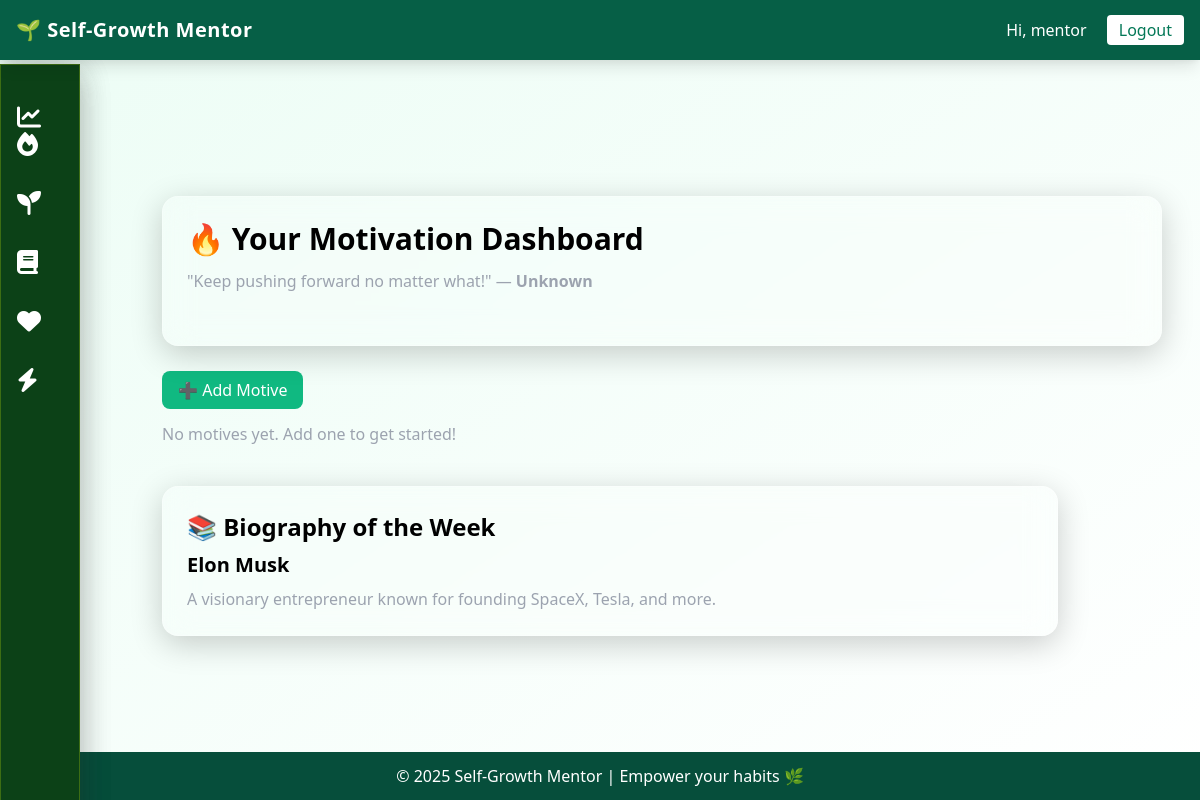
Before: /motivation/ (signed in) with the older database file.
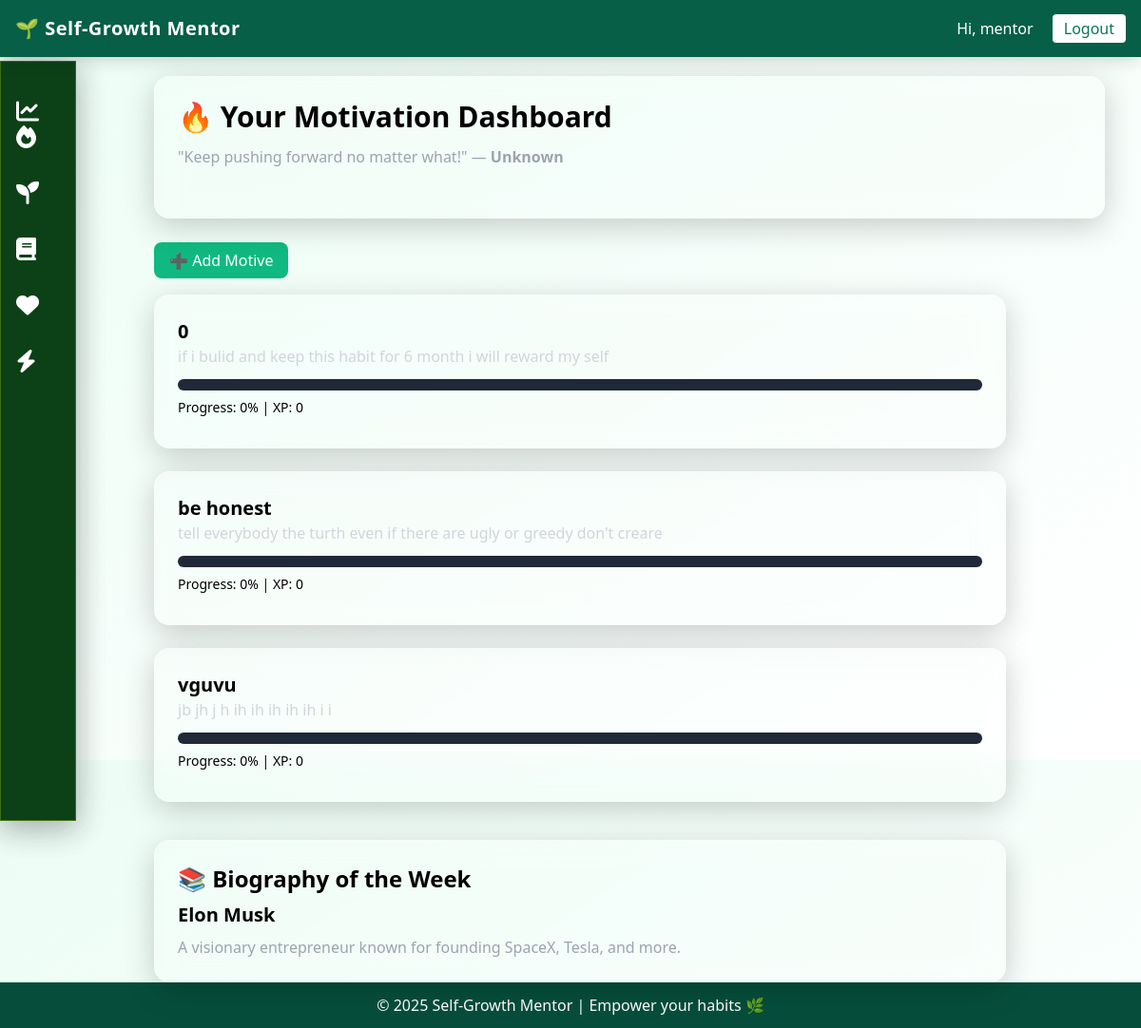
After: the same page with the newer database file.
### motivation/models.py (models this page shows, shortened)
class Motive(models.Model):
    user = models.ForeignKey(User, on_delete=models.CASCADE)
    title = models.CharField(max_length=255)
    description = models.TextField()
    reward = models.CharField(max_length=255, blank=True, null=True)
    start_date = models.DateField(default=date.today)
    end_date = models.DateField()
    progress = models.IntegerField(default=0)
    xp = models.IntegerField(default=0)
    completed = models.BooleanField(default=False)
    created_at = models.DateTimeField(auto_now_add=True)
    def calculate_progress(self):
        total_days = (self.end_date - self.start_date).days
        elapsed_days = (date.today() - self.start_date).days
        if total_days > 0:
            self.progress = min(100, int((elapsed_days / total_days) * 100))
        if self.progress == 100 and not self.completed:
            self.completed = True
            self.xp += 50
        self.save()

### motivation/views.py (the view)
# urls.py: path('', views.motivation_home, name='motivation_home'),
@login_required
def motivation_home(request):
    motives = Motive.objects.filter(user=request.user)
    for motive in motives:
        motive.calculate_progress()
    try:
        quote_data = requests.get("https://zenquotes.io/api/random", timeout=5).json()[0]
        quote = quote_data["q"]
        author = quote_data["a"]
    except Exception as e:
        quote = "Keep pushing forward no matter what!"
        author = "Unknown"
    try:
        bio_data = requests.get("https://en.wikipedia.org/api/rest_v1/page/summary/Elon_Musk", timeout=5).json()
        bio_title = bio_data["title"]
        bio_summary = bio_data["extract"]
        bio_image = bio_data.get("thumbnail", {}).get("source", "")
    except Exception as e:
        bio_title = "Elon Musk"
        bio_summary = "A visionary entrepreneur known for founding SpaceX, Tesla, and more."
        bio_image = ""
    return render(request, "motivation/motivation_home.html", {
        "motives": motives,
        "quote": quote,
        "author": author,
        "bio_title": bio_title,
        "bio_summary": bio_summary,
        "bio_image": bio_image,
    })

### motivation/templates/motivation/motivation_home.html (shortened to what this page needs)
{% extends 'base.html' %}
{% block content %}
<div class="max-w-4xl mx-auto mt-10">
  <aside class="w-20 glass p-4 flex flex-col items-center justify-between fixed top-16 left-0 h-[calc(100%-4rem)]">
      <div class="space-y-8 mt-6">
       <a href="{% url 'habits:dashboard' %}" title="Habit Streaks"></a>
      </div>
    </aside>
  <aside class="w-20 glass p-4 flex flex-col items-center justify-between fixed top-16 left-0 h-[calc(100%-4rem)]">
    <div class="space-y-8 mt-6" id="sidebar-div">
      <a href="{% url 'habits:dashboard' %}" title="Dashboard">
         <i class="fa-solid fa-chart-line sidebar-icon" ></i>
      </a>
      <a href="{% url 'habits:dashboard' %}" title="Habit Streaks">
        <i class="fa-solid fa-fire sidebar-icon"></i>
      </a>
      <i class="fa-solid fa-seedling sidebar-icon" title="Growth Feed"></i>
      <i class="fa-solid fa-book sidebar-icon" title="Journal"></i>
      <i class="fa-solid fa-heart sidebar-icon" title="Motivation Meter"></i>
      <i class="fa-solid fa-bolt sidebar-icon" title="Quick Actions"></i>
    </div>
  </aside>
  <div class="glass4 p-6 rounded-2xl mb-8 w-100">
    <h1 class="text-3xl font-bold mb-3">🔥 Your Motivation Dashboard</h1>
    <p class="text-gray-400">"{{ quote }}" — <strong>{{ author }}</strong></p>
  </div>
  <a href="{% url 'motivation:add_motive' %}" class="bg-green-500 text-white px-4 py-2 rounded-lg hover:bg-green-600">➕ Add Motive</a>
  {% for motive in motives %}
  <div class="glass1 mt-6 p-6 rounded-2xl">
    <h2 class="text-xl font-semibold">{{ motive.title }}</h2>
    <p class="text-gray-300 mb-3">{{ motive.description }}</p>
    <div class="w-full bg-gray-800 rounded-full h-3 mb-2">
    </div>
    <p class="text-sm mb-2">Progress: {{ motive.progress }}% | XP: {{ motive.xp }}</p>
  </div>
  {% empty %}
  <p class="text-gray-400 mt-5">No motives yet. Add one to get started!</p>
  {% endfor %}
  <div class="glass1 mt-10 p-6 rounded-2xl">
    <h2 class="text-2xl font-semibold mb-2">📚 Biography of the Week</h2>
    <h3 class="text-xl font-semibold">{{ bio_title }}</h3>
    <p class="text-gray-400 mt-2">{{ bio_summary }}</p>
  </div>
</div>
{% endblock %}

### accounts/templates/base.html (shortened to what this page needs)
<!DOCTYPE html>
<html lang="en">
<head>
    <link href="https://cdn.jsdelivr.net/npm/tailwindcss@2.2.19/dist/tailwind.min.css" rel="stylesheet">
     <link rel="stylesheet" href="https://cdnjs.cloudflare.com/ajax/libs/font-awesome/6.4.0/css/all.min.css" />
</head>
<body class="bg-gradient-to-br from-green-50 to-cornsilk min-h-screen flex flex-col">
    <nav class="topnav bg-green-800 text-white shadow-lg p-4 flex justify-between items-center fixed top-0 left-0 w-full" id="topnav">
        <a href="/" class="text-xl font-semibold tracking-wide">🌱 Self-Growth Mentor</a>
        <div>
            {% if user.is_authenticated %}
                <span class="mr-4">Hi, {{ user.username }}</span>
                <a href="{% url 'accounts:logout' %}" class="bg-white text-green-700 px-3 py-1 rounded hover:bg-green-100">Logout</a>
            {% else %}
                <a href="{% url 'accounts:login' %}" class="mr-4 hover:underline">Login</a>
                <a href="{% url 'accounts:register' %}" class="bg-white text-green-700 px-3 py-1 rounded hover:bg-green-100">Register</a>
            {% endif %}
        </div>
    </nav>
    <main class="flex-grow flex justify-center items-center p-6" id="main">
        {% block content %}{% endblock %}
    </main>
    <footer class="bg-green-900 text-white text-center py-3">
        <p>© 2025 Self-Growth Mentor | Empower your habits 🌿</p>
    </footer>
</body>
</html>

### accounts/templates/base.html (style rules this page uses)
body { overflow-y: auto; height: 100vh; }
.glass1 { background: rgba(255, 255, 255, 0.15); backdrop-filter: blur(15px); border: 1px solid rgba(255, 255, 255, 0.25); box-shadow: 0 8px 32px rgba(0, 0, 0, 0.2); }
.glass4 { width: 1000px; height: 150px; background: rgba(255, 255, 255, 0.15); backdrop-filter: blur(15px); border: 1px solid rgba(255, 255, 255, 0.25); box-shadow: 0 8px 32px rgba(0, 0, 0, 0.2); }
#topnav { z-index: 1; }
.glass { background: rgb(12, 65, 23); backdrop-filter: blur(15px); border: 1px solid rgba(205, 239, 13, 0.25); box-shadow: 0 8px 32px rgba(37, 37, 37, 0.2); height: 100vh; }
.sidebar-icon { font-size: 1.5rem; color: white; transition: color 0.2s; }
.topnav { heigth:100px; }
#main { padding: 40px 0 0 20px; }

Changed rows visible on the page:
added Motive: title "0", description "if i bulid and keep this habit for 6 month i will reward my self", progress "0", xp "0"
added Motive: title "be honest", description "tell everybody the turth even if there are ugly or greedy don't creare", progress "0", xp "0"
added Motive: title "vguvu", description "jb jh j h ih ih ih ih ih i i", progress "0", xp "0"
Other visible differences:
text no longer shown: "No motives yet. Add one to get started!"
